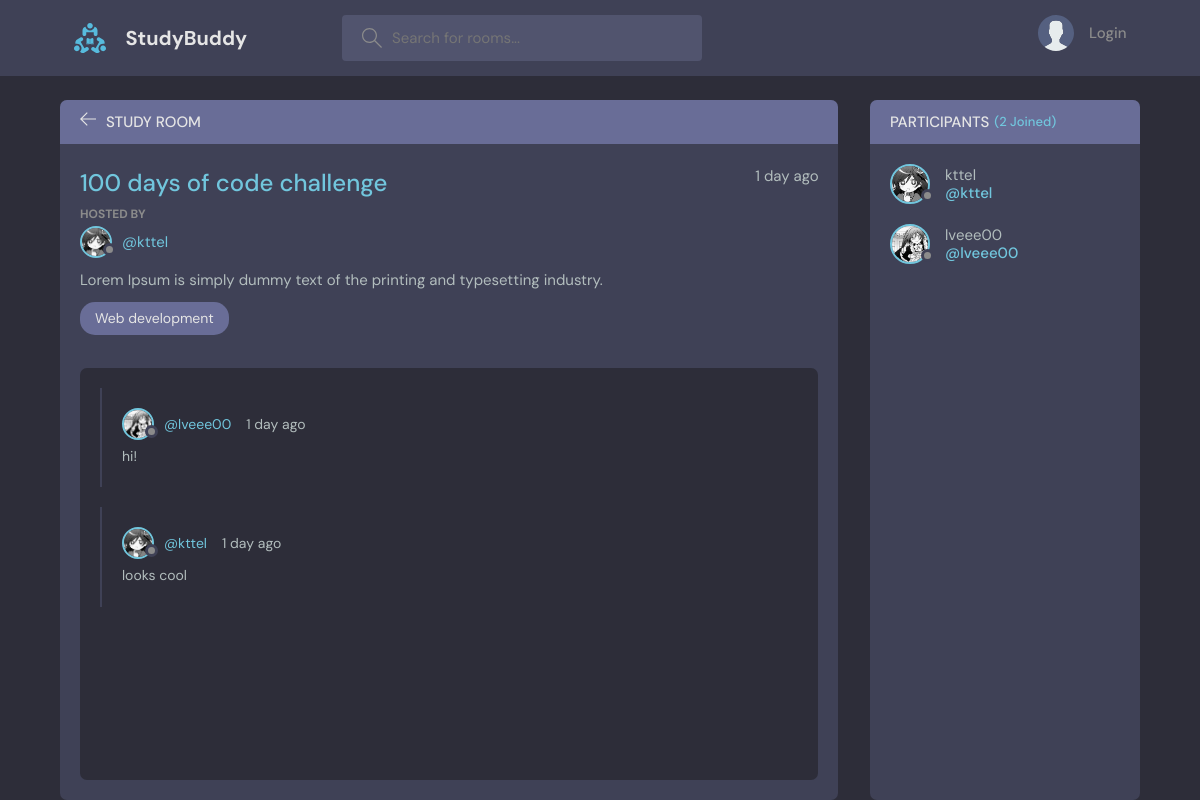
/rooms/1/, run on an earlier commit of the app's database.
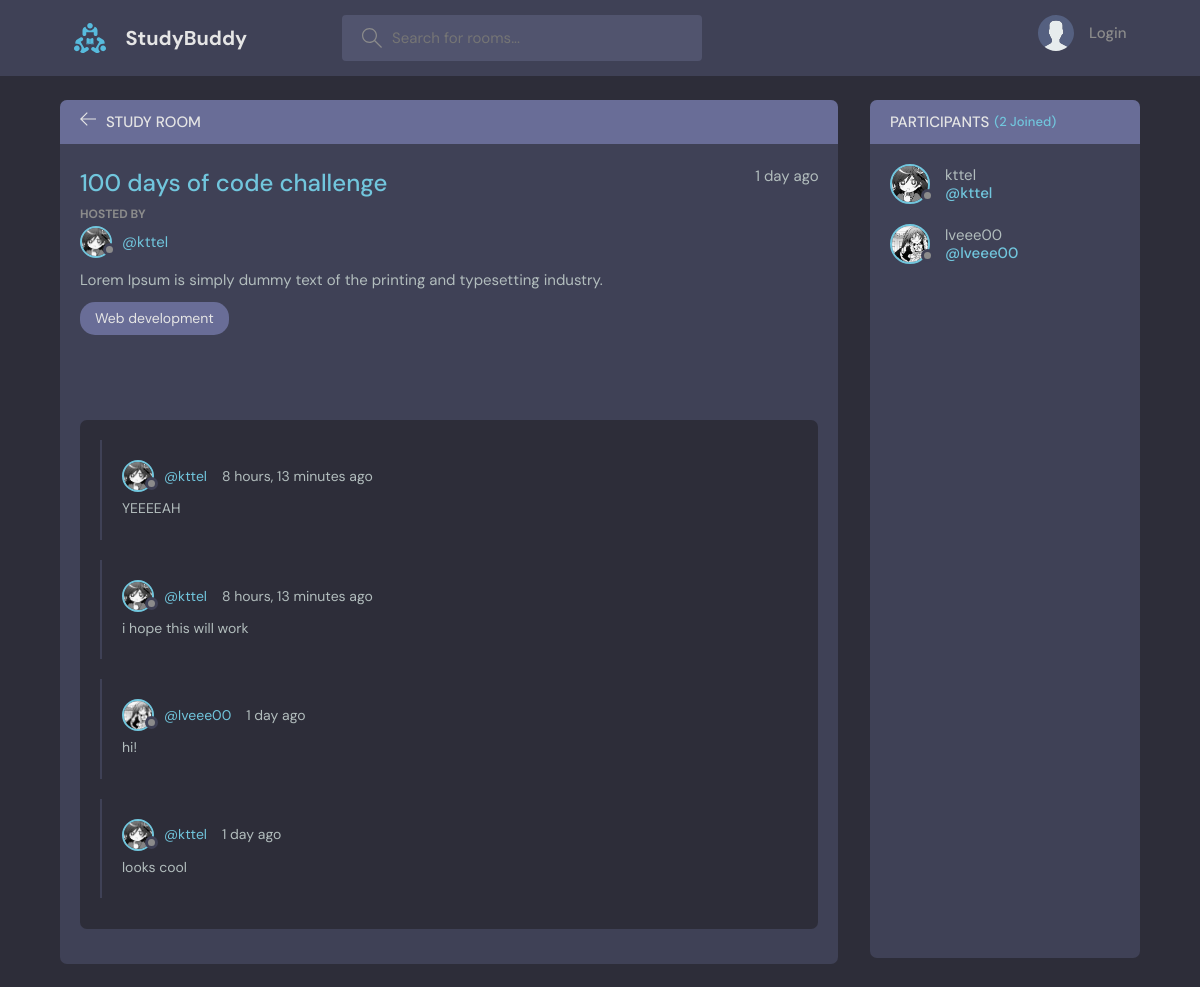
And on a later commit of the database.
### base/models.py (models this page shows, shortened)
class Message(models.Model):
    user = models.ForeignKey(
        get_user_model(),
        on_delete=models.CASCADE
    )
    room = models.ForeignKey(Room, on_delete=models.CASCADE)
    body = models.TextField()
    updated = models.DateTimeField(auto_now=True)
    created = models.DateTimeField(auto_now_add=True)
    class Meta:
        ordering = ['-created']

class User(AbstractUser):
    name = models.CharField(max_length=200, null=True)
    email = models.EmailField(unique=True, null=True)
    bio = models.TextField(null=True, blank=True)
    avatar = models.ImageField(null=True, default='avatar.svg')
    USERNAME_FIELD = 'email'
    REQUIRED_FIELDS = []
    def __str__(self):
        return self.username

### rooms/views.py (the view)
# urls.py: path('<str:pk>/', views.RoomDetailView.as_view(), name='room'),
class RoomDetailView(generic.DetailView):
    model = models.Room
    template_name = 'rooms/room.html'
    def get_context_data(self, **kwargs):
        context = super().get_context_data(**kwargs)
        room = models.Room.objects.get(pk=self.kwargs.get('pk'))
        context['room_messages'] = room.message_set.all()
        context['participants'] = room.participants.all()
        return context

### base/models.py (called while the page is built)
    def __str__(self):
        return self.name

### rooms/templates/rooms/room.html (shortened to what this page needs)
{% extends 'main.html' %}
{% block content %}
    <main class="profile-page layout layout--2">
      <div class="container">
        <div class="room">
          <div class="room__top">
            <div class="room__topLeft">
              <a href="{% url 'home' %}">
                <svg version="1.1" xmlns="http://www.w3.org/2000/svg" width="32" height="32" viewBox="0 0 32 32">
                  <title>arrow-left</title>
                  <path
                    d="M13.723 2.286l-13.723 13.714 13.719 13.714 1.616-1.611-10.96-10.96h27.625v-2.286h-27.625l10.965-10.965-1.616-1.607z"
                  ></path>
                </svg>
              </a>
              <h3>Study Room</h3>
            </div>
          </div>
          <div class="room__box scroll">
            <div class="room__header scroll">
              <div class="room__info">
                <h3>{{ room.name }}</h3>
                <span>{{ room.created|timesince }} ago</span>
              </div>
              <div class="room__hosted">
                <p>Hosted By</p>
                <a href="{% url 'user-profile' room.host.id %}" class="room__author">
                  <div class="avatar avatar--small">
                    <img src="{{ room.host.avatar.url }}" />
                  </div>
                  <span>@{{ room.host }}</span>
                </a>
              </div>
              <div class="room__details">
                {{ room.description }}
              </div>
              <span class="room__topics">{{ room.topic }}</span>
            </div>
            <div class="room__conversation">
              <div class="threads scroll">
                {% for message in room_messages %}
                <div class="thread">
                  <div class="thread__top">
                    <div class="thread__author">
                      <a href="{% url 'user-profile' message.user.id %}" class="thread__authorInfo">
                        <div class="avatar avatar--small">
                          <img src="{{ message.user.avatar.url }}" />
                        </div>
                        <span>@{{ message.user}}</span>
                      </a>
                      <span class="thread__date">{{ message.created|timesince }} ago</span>
                    </div>
                  </div>
                  <div class="thread__details">
                    {{ message.body }}
                  </div>
                </div>
                {% endfor %}
              </div>
            </div>
          </div>
        </div>
        <div class="participants">
          <h3 class="participants__top">Participants <span>({{ participants.count }} Joined)</span></h3>
          <div class="participants__list scroll">
            {% for participant in participants %}
            <a href="{% url 'user-profile' participant.id %}" class="participant">
              <div class="avatar avatar--medium">
                <img src="{{ participant.avatar.url }}" />
              </div>
              <p>
                {{ participant }}
                <span>@{{ participant }}</span>
              </p>
            </a>
            {% endfor %}
          </div>
        </div>
      </div>
    </main>
{% endblock %}

What changed in the data, as far as the page shows it:
added Message: user.avatar (picture), user "kttel", created "8 hours, 13 minutes", body "YEEEEAH"
added Message: user.avatar (picture), user "kttel", created "8 hours, 13 minutes", body "i hope this will work"
